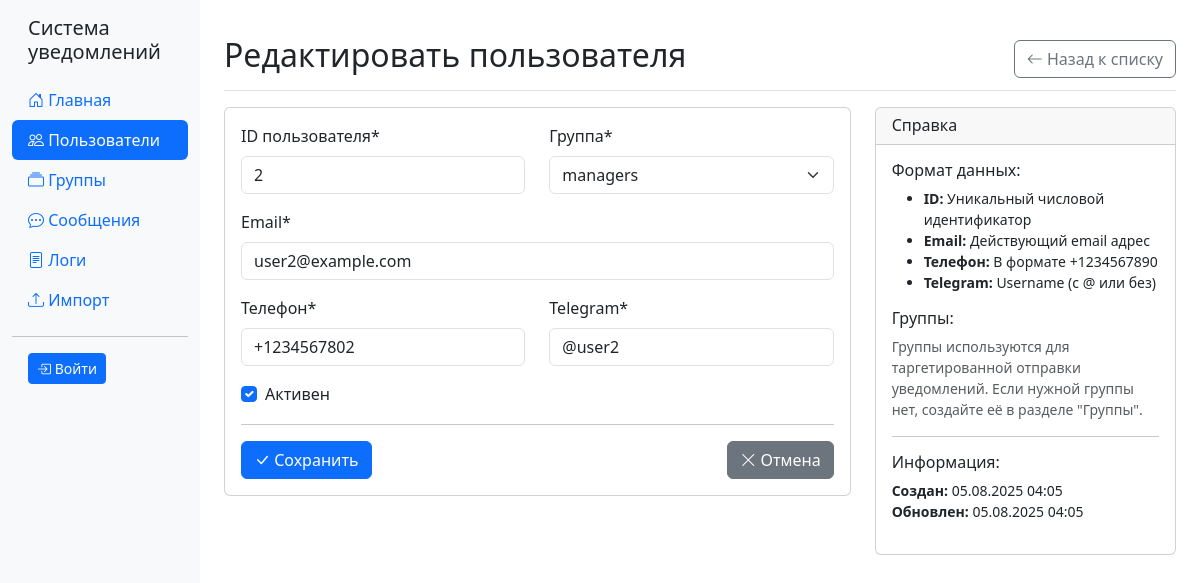
The app's page /users/2/edit/ (signed in) with its own data.
### notifications/models.py (models this page shows, shortened)
class NotificationUser(models.Model):
    external_id = models.IntegerField(unique=True)
    email = models.EmailField()
    phone = models.CharField(max_length=20)
    telegram = models.CharField(max_length=100)
    telegram_chat_id = models.BigIntegerField(null=True, blank=True)  # Автоматически собираемый chat_id
    group = models.ForeignKey(UserGroup, on_delete=models.CASCADE, related_name='users')
    is_active = models.BooleanField(default=True)
    created_at = models.DateTimeField(auto_now_add=True)
    updated_at = models.DateTimeField(auto_now=True)
    class Meta:
        verbose_name = "Пользователь уведомлений"
        verbose_name_plural = "Пользователи уведомлений"

### notifications/views.py (the view)
# urls.py: path('users/<int:user_id>/edit/', views.user_edit, name='user_edit'),
@login_required
def user_edit(request, user_id):
    user = get_object_or_404(NotificationUser, id=user_id)
    if request.method == 'POST':
        form = NotificationUserForm(request.POST, instance=user)
        if form.is_valid():
            form.save()
            messages.success(request, 'Пользователь успешно обновлен')
            return redirect('user_list')
    else:
        form = NotificationUserForm(instance=user)
    return render(request, 'notifications/user_form.html', {
        'form': form,
        'title': 'Редактировать пользователя',
        'user': user
    })

### notifications/models.py (called while the page is built)
    def __str__(self):
        return self.name

### templates/notifications/user_form.html (shortened to what this page needs)
{% extends 'base.html' %}
{% load crispy_forms_tags %}
{% block content %}
<div class="d-flex justify-content-between flex-wrap flex-md-nowrap align-items-center pt-3 pb-2 mb-3 border-bottom">
    <h1 class="h2">{{ title }}</h1>
    <div class="btn-toolbar mb-2 mb-md-0">
        <a href="{% url 'user_list' %}" class="btn btn-outline-secondary">
            <i class="bi bi-arrow-left"></i> Назад к списку
        </a>
    </div>
</div>
<div class="row">
    <div class="col-md-8">
        <div class="card">
            <div class="card-body">
                <form method="post">
                    <div class="row">
                        <div class="col-md-6">
                            {{ form.external_id|as_crispy_field }}
                        </div>
                        <div class="col-md-6">
                            {{ form.group|as_crispy_field }}
                        </div>
                    </div>
                    <div class="row">
                        <div class="col-md-12">
                            {{ form.email|as_crispy_field }}
                        </div>
                    </div>
                    <div class="row">
                        <div class="col-md-6">
                            {{ form.phone|as_crispy_field }}
                        </div>
                        <div class="col-md-6">
                            {{ form.telegram|as_crispy_field }}
                        </div>
                    </div>
                    <div class="row">
                        <div class="col-md-12">
                            <div class="form-check">
                                {{ form.is_active }}
                                <label class="form-check-label" for="{{ form.is_active.id_for_label }}">
                                    {{ form.is_active.label }}
                                </label>
                            </div>
                        </div>
                    </div>
                    <hr>
                    <div class="d-flex justify-content-between">
                        <button type="submit" class="btn btn-primary">
                            <i class="bi bi-check-lg"></i> Сохранить
                        </button>
                        <a href="{% url 'user_list' %}" class="btn btn-secondary">
                            <i class="bi bi-x-lg"></i> Отмена
                        </a>
                    </div>
                </form>
            </div>
        </div>
    </div>
    <div class="col-md-4">
        <div class="card">
            <div class="card-header">
                <h6 class="mb-0">Справка</h6>
            </div>
            <div class="card-body">
                <h6>Формат данных:</h6>
                <ul class="small">
                    <li><strong>ID:</strong> Уникальный числовой идентификатор</li>
                    <li><strong>Email:</strong> Действующий email адрес</li>
                    <li><strong>Телефон:</strong> В формате +1234567890</li>
                    <li><strong>Telegram:</strong> Username (с @ или без)</li>
                </ul>
                <h6 class="mt-3">Группы:</h6>
                <p class="small text-muted">
                    Группы используются для таргетированной отправки уведомлений.
                    Если нужной группы нет, создайте её в разделе "Группы".
                </p>
                {% if user %}
                    <hr>
                    <h6>Информация:</h6>
                    <p class="small">
                        <strong>Создан:</strong> {{ user.created_at|date:"d.m.Y H:i" }}<br>
                        <strong>Обновлен:</strong> {{ user.updated_at|date:"d.m.Y H:i" }}
                    </p>
                {% endif %}
            </div>
        </div>
    </div>
</div>
{% endblock %}

### templates/base.html (style rules this page uses)
body { background-color: #fff !important; }

### records on screen
NotificationUser: external_id "2", group "managers", email "user2@example.com", phone "+1234567802", telegram "@user2", is_active "☑", created_at "05.08.2025 04:05", updated_at "05.08.2025 04:05"

### other values on screen
{{ title }} "Редактировать пользователя"
